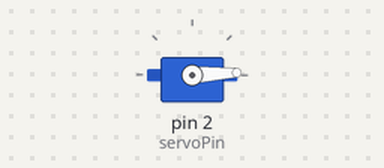
A sketch run on a simulated Arduino Uno, built with avr-gcc and run on an emulated ATmega328P. Parts: servo.

Above: at 0.05 s.
At 1.15 s:
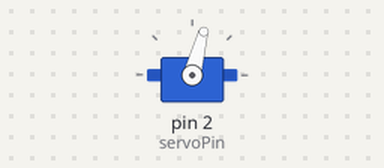
At 2.3 s:
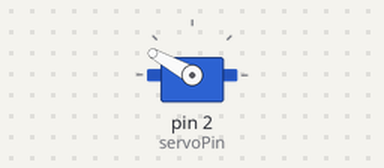
At 4.6 s:
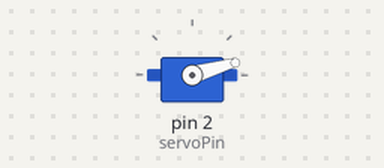
Timing chart, 0 to 6.3 s (numbered marks = the images above):
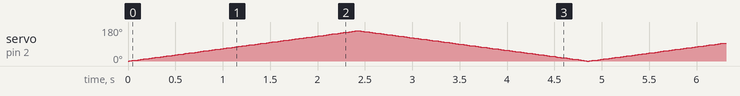

The sketch:

27_servo.ino
```cpp
#include <Servo.h>

Servo servo;
int servoPin = 2;
int position = 0;

void setup() {
  servo.attach(servoPin);
}

void loop() {
  for (position = 0; position <= 160; position++) {  // turn around from 0 to 160 degrees
    // in steps of 1 degree
    servo.write(position);  // set servo to "position"
    delay(15);              // wait 15ms for servo to get position
  }
  for (position = 160; position >= 0; position--) {  // turn around from 160 to 0 degrees
    servo.write(position);                           // set servo to "position"
    delay(15);                                       // wait 15ms for servo to get position
  }
}
```
